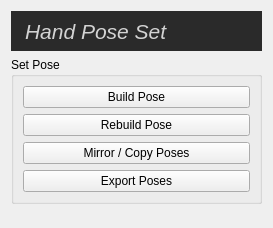
<?xml version="1.0" encoding="UTF-8"?>
<ui version="4.0">
 <class>handUI</class>
 <widget class="QWidget" name="handUI">
  <property name="geometry">
   <rect>
    <x>0</x>
    <y>0</y>
    <width>273</width>
    <height>228</height>
   </rect>
  </property>
  <property name="minimumSize">
   <size>
    <width>0</width>
    <height>228</height>
   </size>
  </property>
  <property name="maximumSize">
   <size>
    <width>16777215</width>
    <height>16777215</height>
   </size>
  </property>
  <property name="windowTitle">
   <string>Hand Poses</string>
  </property>
  <layout class="QGridLayout" name="gridLayout_2" columnstretch="0,0">
   <property name="horizontalSpacing">
    <number>5</number>
   </property>
   <property name="verticalSpacing">
    <number>6</number>
   </property>
   <item row="0" column="0" colspan="2">
    <widget class="QFrame" name="frame">
     <property name="minimumSize">
      <size>
       <width>0</width>
       <height>40</height>
      </size>
     </property>
     <property name="maximumSize">
      <size>
       <width>16777215</width>
       <height>40</height>
      </size>
     </property>
     <property name="styleSheet">
      <string notr="true">background-color:rgb(42,42,42);</string>
     </property>
     <property name="frameShape">
      <enum>QFrame::NoFrame</enum>
     </property>
     <property name="frameShadow">
      <enum>QFrame::Plain</enum>
     </property>
     <layout class="QHBoxLayout" name="horizontalLayout_3">
      <property name="leftMargin">
       <number>4</number>
      </property>
      <property name="topMargin">
       <number>2</number>
      </property>
      <property name="rightMargin">
       <number>8</number>
      </property>
      <property name="bottomMargin">
       <number>2</number>
      </property>
      <item>
       <widget class="QLabel" name="label_7">
        <property name="font">
         <font>
          <pointsize>16</pointsize>
          <italic>true</italic>
         </font>
        </property>
        <property name="styleSheet">
         <string notr="true">color:lightGrey</string>
        </property>
        <property name="text">
         <string>Hand Pose Set</string>
        </property>
        <property name="indent">
         <number>10</number>
        </property>
       </widget>
      </item>
     </layout>
    </widget>
   </item>
   <item row="1" column="0" colspan="2">
    <widget class="QGroupBox" name="groupBox_2">
     <property name="title">
      <string>Set Pose</string>
     </property>
     <layout class="QVBoxLayout" name="verticalLayout">
      <item>
       <widget class="QPushButton" name="buildBtn">
        <property name="text">
         <string>Build Pose</string>
        </property>
       </widget>
      </item>
      <item>
       <widget class="QPushButton" name="rebuildBtn">
        <property name="text">
         <string>Rebuild Pose</string>
        </property>
       </widget>
      </item>
      <item>
       <widget class="QPushButton" name="mirrorBtn">
        <property name="text">
         <string>Mirror / Copy Poses</string>
        </property>
       </widget>
      </item>
      <item>
       <widget class="QPushButton" name="exportBtn">
        <property name="text">
         <string>Export Poses</string>
        </property>
       </widget>
      </item>
     </layout>
    </widget>
   </item>
   <item row="8" column="0">
    <spacer name="verticalSpacer">
     <property name="orientation">
      <enum>Qt::Vertical</enum>
     </property>
     <property name="sizeHint" stdset="0">
      <size>
       <width>20</width>
       <height>40</height>
      </size>
     </property>
    </spacer>
   </item>
  </layout>
 </widget>
 <resources/>
 <connections/>
</ui>
